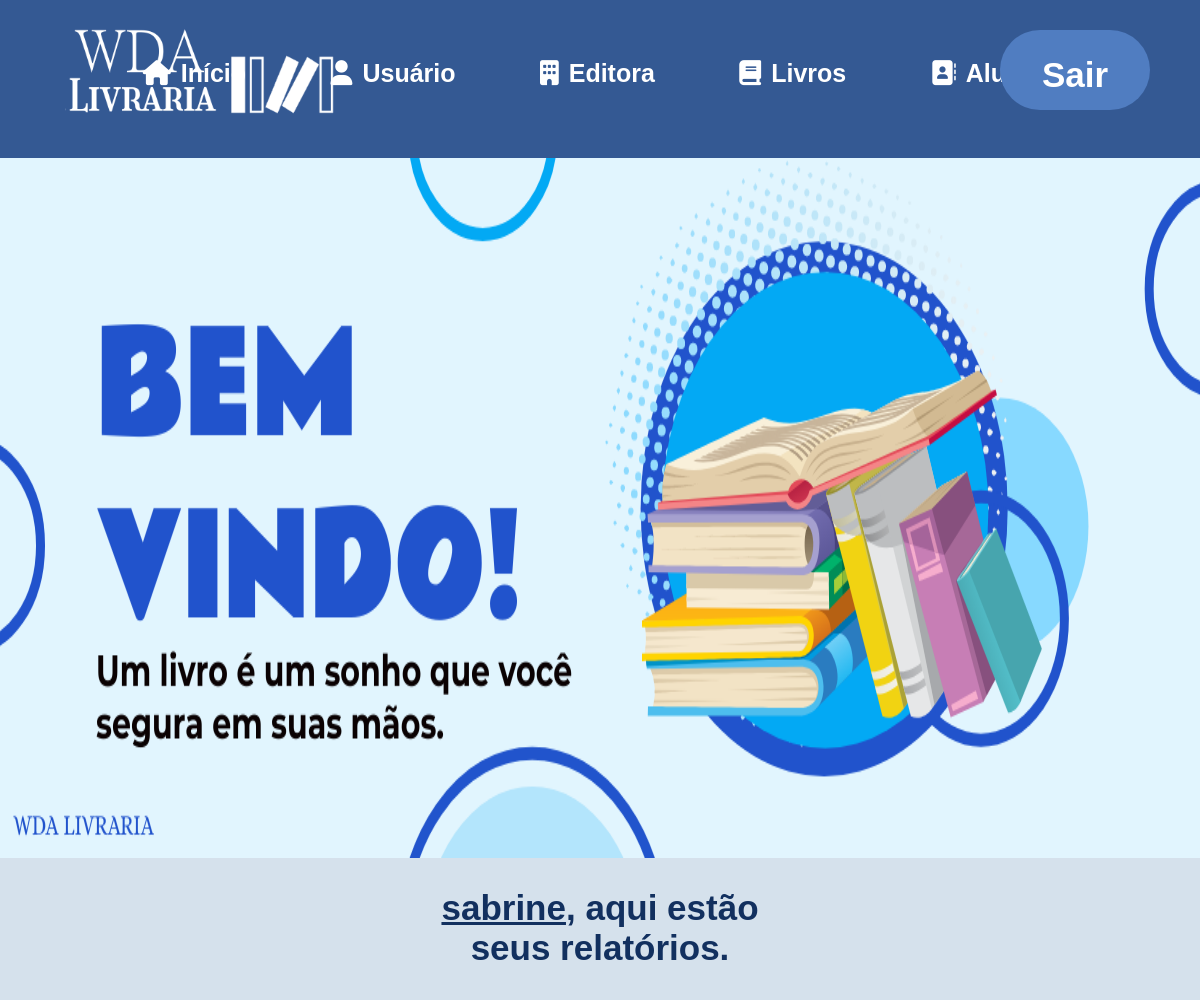
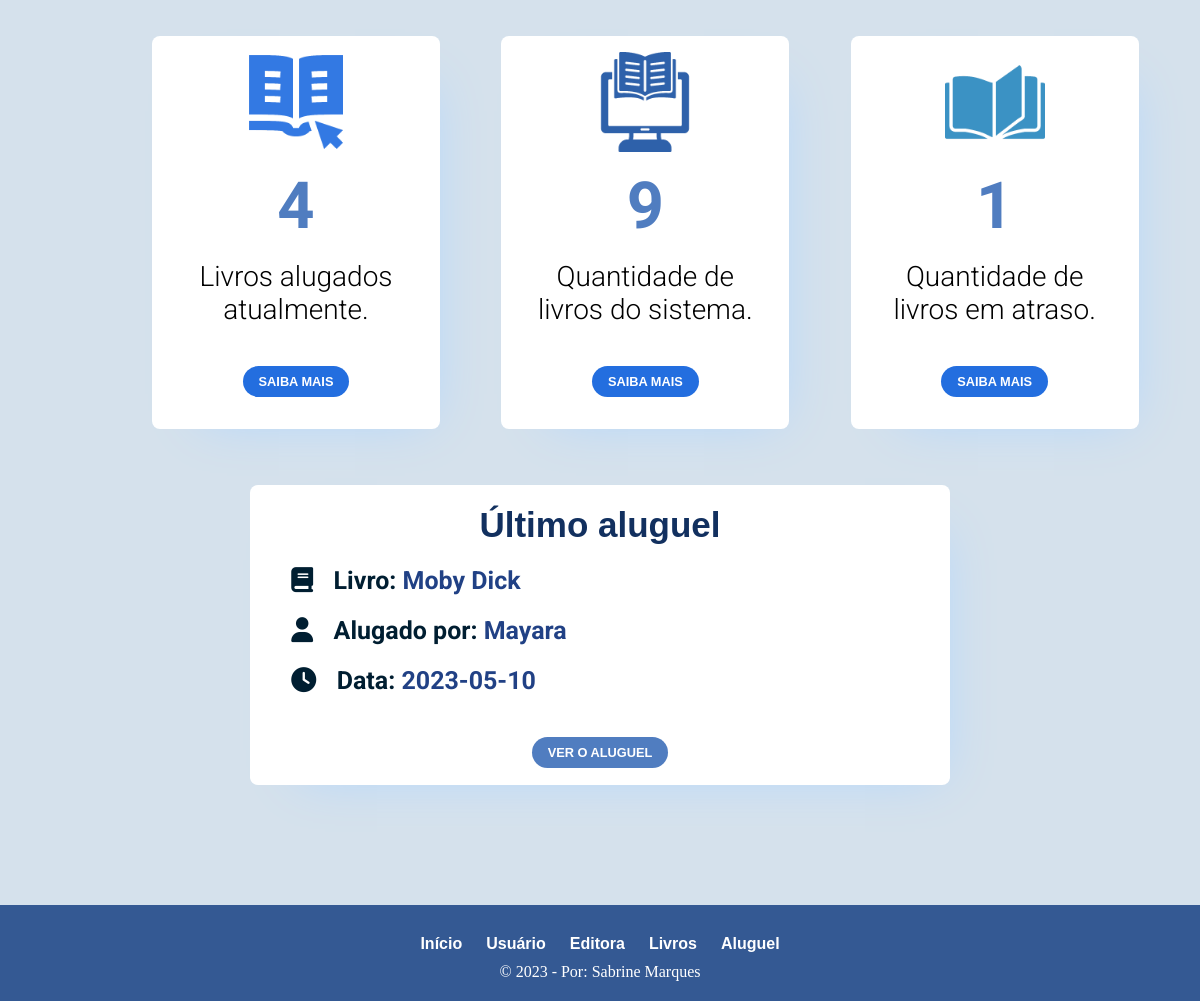
/READ/sistema.php (signed in), run on the app's committed database (2 pictures, top to bottom).
### tables this page shows
CREATE TABLE `aluga` (
  `id_aluguel` int NOT NULL AUTO_INCREMENT,
  `livro` varchar(50) NOT NULL,
  `usuario` varchar(50) NOT NULL,
  `data_aluguel` varchar(50) NOT NULL,
  `data_devolucao` varchar(50) NOT NULL,
  `data_previsao` varchar(45) NOT NULL,
  PRIMARY KEY (`id_aluguel`)
);

### READ/sistema.php (the view, shortened to what this page needs)
<?php
include_once('../config.php');
$logado = $_SESSION['username'];
$sql = "SELECT * FROM aluga ORDER BY id_aluguel DESC";
$result = $conexao->query($sql);
$total_prazo = 0;
$total_foraprazo = 0;
while ($user_data = mysqli_fetch_assoc($result)) {
    echo "<tr>";
    $data_pre = $user_data['data_previsao'];
    $data_dev = $user_data['data_devolucao'];
    if ($data_pre > $data_dev) {
        $total_prazo++;
    }
    if ($data_pre < $data_dev) {
        $total_foraprazo++;
    }
    $sql_total_livros = "SELECT COUNT(*) AS nome_livro FROM livro";
    $resultado_total_livros = $conexao->query($sql_total_livros);
    $linha_total_livros = $resultado_total_livros->fetch_assoc();
    if (isset($linha_total_livros['nome_livro'])) {
        $total_livros = $linha_total_livros['nome_livro'];
    }
}
$sql = "SELECT * FROM aluga ORDER BY id_aluguel DESC LIMIT 1";
$resultado = mysqli_query($conexao, $sql);
$registro = mysqli_fetch_assoc($resultado);
?>
<!DOCTYPE html>
<html lang="pt-br">
<head>
    <link rel="stylesheet" href="../estilos/style_home.css">
</head>
<body>
    <div class="container">
        <nav id="menu">
            <ul>
                <a href="sistema.php"><img id="logo4branca" src="../img/logo4branca.png" alt="logo4branca"></a></li>
                <li><a href="sistema.php"><i class="fa-solid fa-house"></i><b>Início</b></a></li>
                <li><a href="usuario.php"><i class="fa-solid fa-user"></i><b>Usuário</b></a></a></li>
                <li><a href="editora.php"><i class="fa-solid fa-building"></i><b>Editora</b></a></a></li>
                <li><a href="livro.php"><i class="fa-solid fa-book"></i><b>Livros</b></a></a></li>
                <li><a href="aluguel.php"><i class="fa-solid fa-address-book"></i><b>Aluguel</b></a></a></li>
                <li><a href="sair.php"><b>Sair</b></a></li>
            </ul>
        </nav>
             <img class="banner" id="bannerwelcome" src="../img/home/Banner welcome.png">
    </div>
    <div id="texto1">
        <h1><u><?php echo $logado; ?></u>, aqui estão <br> seus relatórios.</h1>
    </div>
    <div class="relatorios">
        <main class="cards">
            <section class="card contact">
                <div class="icon">
                    <img src="../img/ícones/e-book (1).png">
                </div>
                <h3><?php echo $total_prazo; ?></h3>
                <span>Livros alugados atualmente.</span>
                <button><a href="livro.php"><b>Saiba mais</b></a></button>
            </section>
            <section class="card shop">
                <div class="icon">
                    <img src="../img/ícones/e-book.png" alt="Shop here.">
                </div>
                <h3><?php echo $total_livros; ?></h3>
                <span>Quantidade de livros do sistema.</span>
                <button><a href="livro.php"><b>Saiba mais</b></a></button>
            </section>
            <section class="card about">
                <div class="icon">
                    <img src="../img/ícones/e-book (2).png" alt="About us.">
                </div>
                <h3><?php echo $total_foraprazo; ?></h3>
                <span>Quantidade de livros em atraso.</span>
                <button><a href="livro.php"><b>Saiba mais</b></a></button>
            </section>
        </main>
    </div>
    <div class="ultimoaluguel">
        <h1>Último aluguel</h1>
        <h2><i class="fa-solid fa-book"></i><?php echo "Livro: " . "<span>" . $registro['livro'] . "</span>"; ?></h2>
        <h2><i class="fa-solid fa-user"></i><?php echo "Alugado por: " . "<span>" . $registro['usuario'] . "</span>"; ?></h2>
        <h2><i class="fa-solid fa-clock"></i><?php echo "Data: " . "<span>" . $registro['data_aluguel'] . "</span>"; ?></h2>
        <button><a href="aluguel.php"><b>Ver o aluguel</b></a></button>
    </div>
    <footer>
        <ul>
            <li><a href="index.html"><b>Início</b></a></li>
            <li><a href="usuario.php"><b>Usuário</b> </a></li>
            <li><a href="editora.php"><b>Editora</b></a></li>
            <li><a href="livro.php"><b>Livros</b></a></li>
            <li><a href="aluguel.php"><b>Aluguel</b></a></li>
        </ul>
        <p>&copy; 2023 - Por: Sabrine Marques</p>
    </footer>
</body>
</html>

### estilos/style_home.css (style rules this page uses)
* { margin: 0 auto; padding: 0; box-sizing: border-box; }
body { background-color: #D5E1EC; }
#menu ul { list-style-type: none; background-color: #345993; text-align: center; font-family: Arial, Helvetica, sans-serif; padding-bottom: 30px; position: relative; }
#menu ul li { display: inline; font-style: normal; font-size: 25px; line-height: 30px; color: #FFFFFF; }
#menu ul li i { margin-right: 10px; }
#logo4branca { width: 300px; display: inline-block; left: 50px; top: 10px; position: absolute; }
#menu ul li a { color: white; text-decoration: none; padding: 40px; display: inline-block; margin-top: 1.5%; }
#menu ul li:last-child { display: inline-block; background-color: #507dc1; font-size: 35px; border-radius: 80px; position: absolute; right: 50px; top: 30px; line-height: 5px; width: 150px; height: 80px; }
h1 { font-family: Arial, Helvetica, sans-serif; color: #12305F; font-size: 35px; }
h2 { font-family: Arial, Helvetica, sans-serif; color: #FFFFFF; font-size: 25px; }
#bannerwelcome { position: relative; width: 100%; height: 700px; }
.banner { display: block; margin-left: auto; margin-right: auto; }
#texto1 { padding-top: 30px; text-align: center; margin-bottom: 3%; }
main.cards { display: flex; padding: 32px; text-align: center; margin-left: 10%; }
main.cards section.card { display: flex; flex-direction: column; align-items: center; text-align: center; background: white; padding: 1rem 1.5rem; border-radius: 8px; max-height: 468px; margin-left: 32px; }
main.cards section.card:first-child { margin-left: 0; }
main.cards section.card .icon { width: 100px; }
main.cards section.card img { width: 100%; }
main.cards section.card h3 { font-size: 65px; margin: 16px 0; }
main.cards section.card span { font-weight: 300; max-width: 240px; font-size: 28px; margin-bottom: 16px; font-family: 'Instrument Serif', serif; font-family: 'Roboto', sans-serif; }
main.cards section.card button { padding: 0.5rem 1rem; text-transform: uppercase; border-radius: 32px; border: 0; cursor: pointer; font-size: 80%; font-weight: 500; margin-bottom: 16px; color: white; }
main.cards section.card button a { color: white; text-decoration: none; }
main.cards section.card.contact button { margin-top: 10%; background-color: #236edf; }
main.cards section.card.shop button { margin-top: 10%; background-color: #236edf; }
main.cards section.card.about button { margin-top: 10%; background-color: #236edf; }
main.cards section.card.contact { box-shadow: 20px 20px 50px -30px #AFD6FF; }
main.cards section.card.shop { box-shadow: 20px 20px 50px -30px #AFD6FF; }
main.cards section.card.about { box-shadow: 20px 20px 50px -30px #AFD6FF; }
h3 { font-family: 'Tiro Devanagari Hindi', serif; color: #507DC0; }
footer { background-color: #345993; color: #fff; padding: 20px; text-align: center; bottom: 0; width: 100%; margin-top: 10%; }
footer ul { text-align: center; }
footer ul li { display: inline-block; margin: 10px; list-style-type: none; font-family: Arial, Helvetica, sans-serif; }
footer ul li a { text-decoration: none; color: #FFFFFF; }
.ultimoaluguel { background-color: white; width: 700px; height: 300px; padding-top: 20px; margin-top: 2%; text-align: center; box-shadow: 20px 20px 50px -30px #AFD6FF; border-radius: 8px; }
.ultimoaluguel h2 { margin-top: 3%; color: rgb(0, 30, 49); text-align: justify; margin-left: 3%; font-family: 'Instrument Serif', serif; font-family: 'Roboto', sans-serif; }
.ultimoaluguel button { padding: 0.5rem 1rem; text-transform: uppercase; border-radius: 32px; border: 0; cursor: pointer; font-size: 80%; font-weight: 500; background-color: #507DC0; margin-top: 6%; }
.ultimoaluguel button a { color: white; text-decoration: none; }
.ultimoaluguel span { color: #214185; }
.ultimoaluguel h2 .fa-solid { margin-left: 3%; margin-right: 3%; }

### data on the page
aluga: livro "Moby Dick", usuario "Mayara", data_aluguel "2023-05-10"

### other printed values
$logado "sabrine"
$total_prazo "4"
$total_livros "9"
$total_foraprazo "1"
